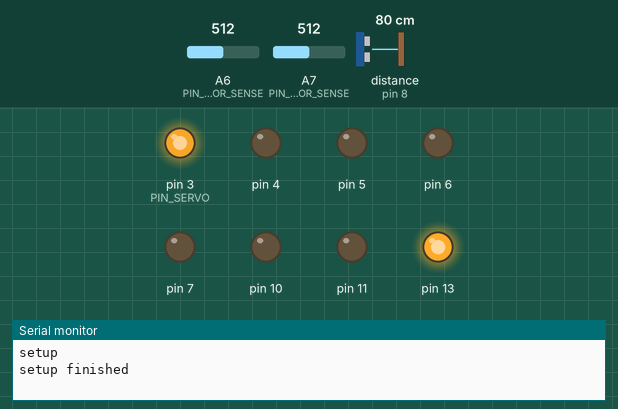
A program run on a simulated Arduino Nano, built with avr-gcc and run on an emulated ATmega328P. Parts: output pins drawn as LEDs (lit = HIGH), the last lines printed to the serial monitor. Inputs (shaded band) come from the test bench; at power-on: A7 (PIN_BATONSENSOR_SENSE) = 512, A6 (PIN_LINESENSOR_SENSE) = 512, distance to the obstacle (sensor on pin 8) 80 cm. The echo pulse lasts 58.3 µs per cm.

Above: at 2.7 s.
2.8 s: A7 (PIN_BATONSENSOR_SENSE) set to 158
5.8 s: A7 (PIN_BATONSENSOR_SENSE) set to 143
At 8.6 s:
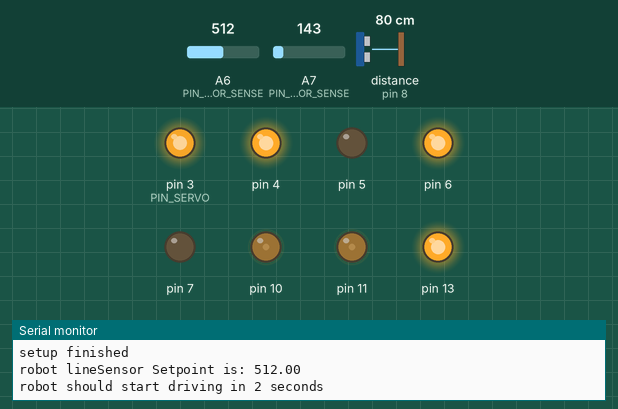
8.8 s: A6 (PIN_LINESENSOR_SENSE) set to 306
At 10.0 s:
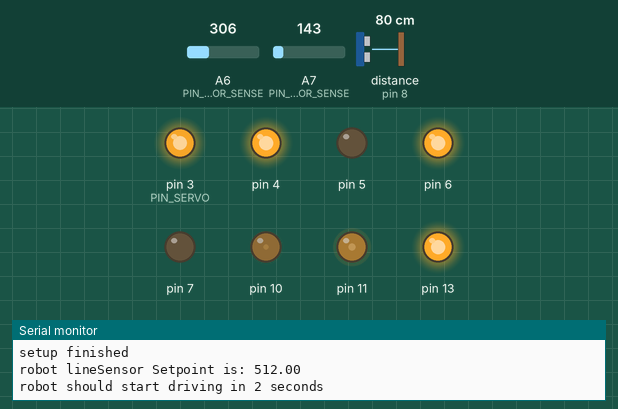
10.3 s: distance to the obstacle (sensor on pin 8) set to 18 cm
11.8 s: distance to the obstacle (sensor on pin 8) set to 13 cm
At 15.4 s:
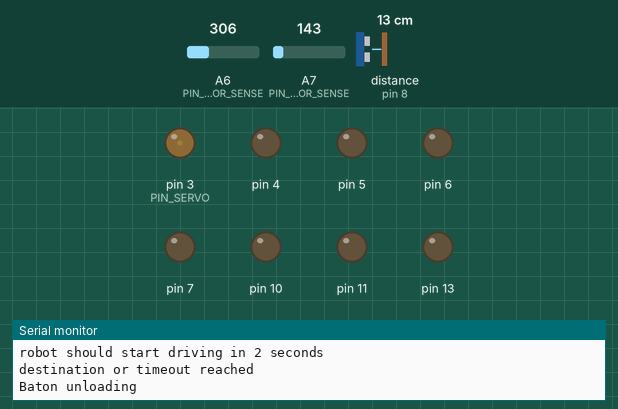
Timing chart, 0 to 15.8 s (numbered marks = the images above; inputs shaded):
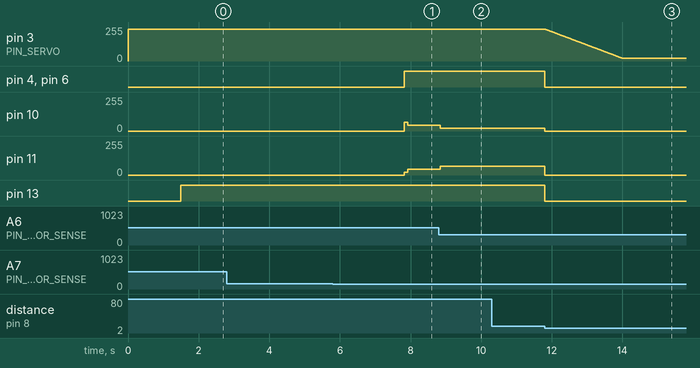

The program:

main.cpp
```cpp
#include <Arduino.h>
#include <PID_v1.h>
#include <Ultrasonic.h>

#include "TB6612MotorShield.h"
#include "FotoTransistorSensor.h"
#include "BatonMechanism.h"

#define BAUD_RATE 9600

#define PIN_LINESENSOR_SENSE A6
#define PIN_BATONSENSOR_SENSE A7 // todo: needs to be changed
#define PIN_ULTRASONIC_SENSOR_TRIGGER 12
#define PIN_ULTRASONIC_SENSOR_ECHO 8
#define PIN_SERVO 3 //Servo has to be on Pin 9, because Pin 9 is able to do PWM

#define DURATION_INITIAL_WAIT 1000 //ms
#define DURATION_INITIAL_WAIT_AFTER_BATON_DETECTED 2000 //ms
#define DURATION_DRIVE_TIMEOUT 120000 //ms

#define THRESHOLD_BATONSENSOR_DETECT 150 // todo: needs to be changed

#define PRINT_DEBUG 0


TB6612MotorShield motor;
FotoTransistorSensor lineSensor(PIN_LINESENSOR_SENSE);
FotoTransistorSensor batonSensor(PIN_BATONSENSOR_SENSE);
Ultrasonic ultrasonic(PIN_ULTRASONIC_SENSOR_TRIGGER, PIN_ULTRASONIC_SENSOR_ECHO);
BatonMechanism batonMechanism(PIN_SERVO);

unsigned long timeStart = 0, timeCurrent = 0, timeElasped = 0;
int distanceSecondRobot = 0, batonSensorValue = 0;

unsigned short state = 0;
// state 0 = wait for baton
// state 1 = drive
// state 2 = finished, stop driving


// Sensor values in T1137
// lights out - black ground  24
// lights on - black ground 25-26

// lights out - malerkrepp 43-44
// lights on - malerkrepp 49

// lights out - white electrical tape 79-80
// lights on - white electrical tape 88

// lights out - black electrical tape 16
// lights on - black electrical tape 18

//variables for driving
int baseSpeed = 100;
//double lineSensorMax = 80, lineSensorMin = 24;  // black ground - white eletrical tape
//double lineSensorMax = 44, lineSensorMin = 24;  // black ground - malerkrepp
double Setpoint = 512, lineSensorValue = 0, lineSensorPIDValue = 0;

// PID for steering
// Kp is the proportional factor the PID controller. it the main value to correct an offset of the measured value.
// Ki is the integral factor the PID controller. Ki is used to correct systematic errors that would cause a constant offset, like a slower motor on one side.
// Kd is the differential factor the PID controller. With Kd the controller can react to fast changes like a sharp curve.
// this needs calibration
//double Kp=0.5, Ki=0.1, Kd=0.2; //worked
double Kp=0.6, Ki=0.1, Kd=0.02; //worked
PID lineSensorPID(&lineSensorValue, &lineSensorPIDValue, &Setpoint, Kp, Ki, Kd, DIRECT);


/*
* this function inverts the motor speed of the second motor
* so that both wheels drive in the same direction when beeing set with the same value
*/
void setMotorSpeeds(int m1Speed, int m2Speed){

  motor.setSpeeds(-m1Speed, m2Speed);

}


/*
* this function is called once when the arduino starts
*
*/
void setup() {

  Serial.begin(BAUD_RATE);
  Serial.println("setup");

  // the Setpoint is the value where the measured input value of the sensor should be
  // and this should be the middle of the max (white) and the min (black) value of the sensor.
  // we still need to calibrate this
  //Setpoint = (lineSensorMax + lineSensorMin)*0.5;

  motor.setSpeeds(0,0);                         // Ruckbewegung der Motoren am Anfang fällt hiermit weg.
  motor.setBreak(true);

  lineSensorPID.SetOutputLimits(-50,50);      // standard of the limits is (0, 255) and we need negative values
  lineSensorPID.SetMode(AUTOMATIC);

  batonMechanism.init();

  delay(DURATION_INITIAL_WAIT);                 // Wait a couple of seconds to start

  motor.setBreak(false);
  timeStart = millis();                         // save the current time as starting time

  Serial.println("setup finished");
}


/*
* this function is running in a loop while the arduino is running
*
*/
void loop() {

  timeCurrent = millis(); // get the current time
  timeElasped = timeCurrent - timeStart;

  if(state == 0){
    batonSensorValue = batonSensor.getValue(); //todo: change to second sensor
#if PRINT_DEBUG == 1
    Serial.println((String)"batonSensorValue: "+batonSensorValue);
#endif

    lineSensor.logValue();
#if PRINT_DEBUG == 1
    Serial.println((String)"currentValue: "+lineSensor.getValue()+"\t|\tloggedMean: "+lineSensor.getLoggedMean());
#endif

    if(batonSensorValue < THRESHOLD_BATONSENSOR_DETECT){
      //if the brightness is below the THRESHOLD_BATONSENSOR_DETECT the robot goes into state 1
      state = 1;
      Setpoint = lineSensor.getLoggedMean();
      Serial.println((String)"robot lineSensor Setpoint is: "+Setpoint);
      Serial.println("robot should start driving in 2 seconds");
      delay(DURATION_INITIAL_WAIT_AFTER_BATON_DETECTED);

      timeStart = timeCurrent;
    }

  } else if(state == 1){
      distanceSecondRobot = ultrasonic.read();
#if PRINT_DEBUG == 1
      Serial.println((String)"Distance: "+distanceSecondRobot);
#endif

    if(distanceSecondRobot < 16 || timeElasped > DURATION_DRIVE_TIMEOUT){
      // if the measured distance of the ultrasonic sensor is below 20cm the robot should go into state 2 (stop)
      state = 2;
      Serial.println("destination or timeout reached");
    }

    lineSensorValue = lineSensor.getValue();  // reading the line sensor (phototransistor) value
    //normalizedsensorValue = (sensorValue - 512) * 0.1;

    lineSensorPID.Compute();  // compute the output value for the steering based on the line sensor value (part of the PID libary)

#if PRINT_DEBUG == 1
    Serial.println((String)"set: "+Setpoint+" raw: "+lineSensorValue+" pid: "+lineSensorPIDValue+" lS: "+(baseSpeed+lineSensorPIDValue)+" rS: "+(baseSpeed-lineSensorPIDValue));
#endif

    // if you comment this out, the motor does not start to move
    setMotorSpeeds(baseSpeed+lineSensorPIDValue, baseSpeed-lineSensorPIDValue); // set the actual motor speed

  } else if(state == 2) {
    //second robot reached

    setMotorSpeeds(0, 0);
    motor.setBreak(true);
    batonMechanism.unload();
    state = 3;

  } else {

#if PRINT_DEBUG == 1
    lineSensorValue = lineSensor.getValue();                    // reading the line sensor (phototransistor) value

    lineSensorPID.Compute();                                    // compute the output value for the steering based on the line sensor value (part of the PID libary)

    //still outputing the pid values after finished driving for testing purposes
    Serial.println((String)"set: "+Setpoint+" raw: "+lineSensorValue+" pid: "+lineSensorPIDValue+" lS: "+(baseSpeed+lineSensorPIDValue)+" rS: "+(baseSpeed-lineSensorPIDValue));
#endif

  }

}
```

BatonMechanism.h
```cpp
#include <Arduino.h>
//#include <Servo.h>

#define ANGLE_UP 240
#define ANGLE_DOWN 20

class BatonMechanism
{
  public:

    /*
    * constructor of the class
    * the number of the pin is needed as parameter
    */
    BatonMechanism(int pin_servo);

    void init();

    void driveServo(int targetAngle, float speed);

    /*
    * this function unloads the baton
    *
    */
    void unload();

    void tiltDown();

    void tiltUp();

    void tilt(int angle);


  private:
    int _pin_servo = -1;
    int _current_angle = 0;
    //Servo _servo;
};
```

FotoTransistorSensor.h
```cpp
#include <Arduino.h>

#define MAX_VALUE_COUNT 20

class FotoTransistorSensor
{
  public:

    /*
    * constructor of the class
    * the number of the pin is needed as parameter
    */
    FotoTransistorSensor(int pin_sense);


    /*
    * this function returns the current measured value of the sensor
    *
    */
    int getValue();


    /*
    * this function returns the current measured value of the sensor
    * but it also save the current measured value in an array
    */
    int logValue();


    /*
    * this function calculates the mean value of all logged values
    * and returns the mean value
    */
    int getLoggedMean();


  private:
    int _pin_sense = A0;

    unsigned short valueLog[MAX_VALUE_COUNT];
    unsigned short valueLogIterator = 0;
};
```

BatonMechanism.cpp
```cpp
#include "BatonMechanism.h"


BatonMechanism::BatonMechanism(int pin_servo){

    _pin_servo = pin_servo;
    pinMode(_pin_servo, OUTPUT);

}

void BatonMechanism::init(){

    //_servo.attach(_pin_servo);

    //_servo.write(ANGLE_UP);

    analogWrite(_pin_servo, ANGLE_UP);
    delay(500);

    _current_angle = ANGLE_UP;

}

void BatonMechanism::driveServo(int targetAngle, float speed){

  if(targetAngle>_current_angle){

    while(_current_angle<=targetAngle){
      _current_angle++;
      //_servo.write(_current_angle);
      analogWrite(_pin_servo,_current_angle);
      delay(10/speed);
    }

  }else{

    while(_current_angle>=targetAngle){
      _current_angle--;
      //_servo.write(_current_angle);
      analogWrite(_pin_servo,_current_angle);
      delay(10/speed);
    }

  }
}

void BatonMechanism::unload(){
    Serial.println("Baton unloading");
    tiltDown();
}

void BatonMechanism::tiltDown(){
    driveServo(ANGLE_DOWN, 1);
}

void BatonMechanism::tiltUp(){
    driveServo(ANGLE_UP, 1);
}

void BatonMechanism::tilt(int angle){
    driveServo(angle, 1);
}
```

FotoTransistorSensor.cpp
```cpp
#include "FotoTransistorSensor.h"


FotoTransistorSensor::FotoTransistorSensor(int pin_sense){
    _pin_sense = pin_sense;

    for(int i=0; i<MAX_VALUE_COUNT; i++){
        valueLog[i] = 0;
    }
}

int FotoTransistorSensor::getValue(){
    return analogRead(_pin_sense);
}

int FotoTransistorSensor::logValue(){
    unsigned short currentValue = getValue();

    valueLog[valueLogIterator] = currentValue;
    valueLogIterator++;
    if(valueLogIterator>=MAX_VALUE_COUNT)
    {
        valueLogIterator = 0;
    }

    return currentValue;
}

int FotoTransistorSensor::getLoggedMean(){
    unsigned long sum = 0;

    for(int i=0; i<MAX_VALUE_COUNT; i++){
        sum += valueLog[i];
    }

    return sum/MAX_VALUE_COUNT;
}
```

Measured:
- the behaviour switches between 150 and 149 on A7 (PIN_BATONSENSOR_SENSE) (found by bisection; images 0 and 1)
- the behaviour switches between 16 and 15 cm on distance to the obstacle (sensor on pin 8) (found by bisection; images 2 and 3)
- after the input at 2.8 s, every drawn part: stays the same
- after the input at 5.8 s, pin 4, pin 6: LOW → HIGH after 2.0 s; pin 10: 0/255 → 67/255 after 2.0 s, → 45/255 0.10 s later; pin 11: 0/255 → 22/255 after 2.0 s, → 45/255 0.10 s later
- after the input at 8.8 s, pin 10: 45/255 → 22/255 after 0.05 s; pin 11: 45/255 → 67/255 after 0.05 s
- after the input at 10.3 s, every drawn part: stays the same
- after the input at 11.8 s, pin 3 (PIN_SERVO): moves from 240/255 to 19/255 over 2.2 s, starting at once; pin 4, pin 6, pin 13: HIGH → LOW at once; pin 10: 22/255 → 0/255 at once; pin 11: 67/255 → 0/255 at once
